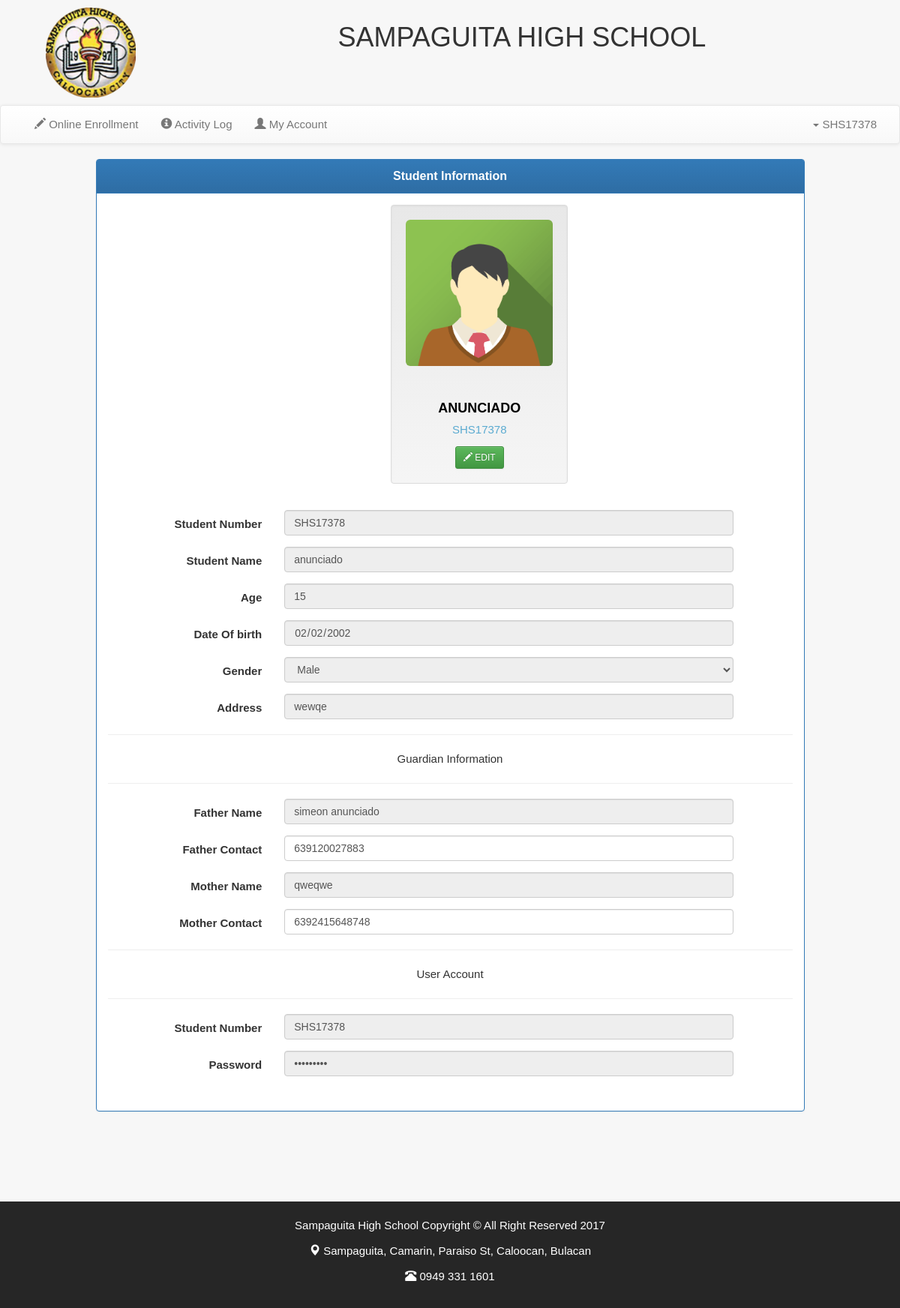
/students/oldstudent.php (signed in), run on the app's committed database.
### tables this page shows
CREATE TABLE `studentdetails` (
  `id` int(11) NOT NULL,
  `stno` varchar(255) NOT NULL,
  `stname` varchar(255) NOT NULL,
  `age` varchar(255) NOT NULL,
  `gender` varchar(255) NOT NULL,
  `dateofbirth` varchar(255) NOT NULL,
  `address` varchar(255) NOT NULL,
  `mothername` varchar(255) NOT NULL,
  `mothercontact` varchar(255) NOT NULL,
  `fathername` varchar(255) NOT NULL,
  `fathercontact` varchar(255) NOT NULL,
  `username` varchar(255) NOT NULL,
  `password` varchar(255) NOT NULL,
  `image` varchar(255) NOT NULL
);

### students/oldstudent.php (the view, shortened to what this page needs)
<?php
	include'db.php';
 ?>
<!DOCTYPE html>
<html>
<head>
      <link rel="stylesheet" type="text/css" href="../css/sweetalert.css" >
    <link rel="stylesheet" href="../css/bootstrap.min.css">
       <link rel="stylesheet" href="../css/style.css">
       <link rel="stylesheet" href="../css/animate.css">
    <link rel="stylesheet" href="../css/bootstrap-theme.min.css">
    <link rel="stylesheet" href="../css/bootstrapValidator.css">
</head>
<body>
 <header class="container text-center animated fadeInDown" id="header-logo" >
 <div class="col-md-2 ">
    <img src="images/logo.png" height="120">
  </div>
  <h1 style="font-style: forte;">SAMPAGUITA HIGH SCHOOL</h1>
</header>
<nav class="navbar navbar-default ">
  <div class="container-fluid">
    <div class="collapse navbar-collapse" id="myNavbar">
      <ul class="nav navbar-nav">
       <li><a href="onlinereg.php"><span class="glyphicon glyphicon-pencil"></span> Online Enrollment</a></li>
          <li><a href="activitylog.php"><span class="glyphicon glyphicon-info-sign"></span>  Activity Log</a></li>
        <li><a href="oldstudent.php"><span class="glyphicon glyphicon-user"></span> My Account </a></li>
      </ul>
            <ul class="nav navbar-nav navbar-right">
         <ul class="nav navbar-nav">
        <li class="dropdown">
        <a href="#" class="dropdown-toggle" data-toggle="dropdown"><span class="caret"></span>  <?php echo $_SESSION['usernameold'];?></a>
        </li>
      </ul>
      </ul>
    </div>
  </div>
</nav>
<?php
	$stno = $_SESSION['dbstno'];
	$id = $_SESSION['dbid'];
	$result = mysqli_query($db, "SELECT * FROM studentdetails WHERE id='$id'");
		if(!empty($stname) || !empty($stgender) || !empty($stbday)){
		$sqlsave="UPDATE studentdetails SET stname='$stname', gender='$stgender', dateofbirth='$stbday', age='$stage', address='$staddress', mothername='$stmother', fathername='$stfather', username='$stusername', password='$stpassword' WHERE stno='$stno'";
		$resultsave  =mysqli_query($db, $sqlsave  );
		if ($resultsave) {
				?>
				<div class="container">
					<div class="row">
						<div class="col-md-1"></div>
						<div class="col-md-10">
							<div class="alert alert-success alert-dismissable fade in">
						    <a href="#" class="close" data-dismiss="alert" aria-label="close">&times;</a>
						    <strong>Success!</strong> Update Infomation!
						    </div>
			   			</div>
					<div class="col-md-1"></div>
				</div>
				</div>
				<?php
			}elseif($photo){
				?>
				<div class="container">
					<div class="row">
						<div class="col-md-1"></div>
						<div class="col-md-10">
							<div class="alert alert-success alert-dismissable fade in">
						    <a href="#" class="close" data-dismiss="alert" aria-label="close">&times;</a>
						    <strong>Success!</strong> Update Photo!
						    </div>
						</div>
					<div class="col-md-1"></div>
				</div>
				</div>
				<?php
			}
	}
	else
	{
		while($row = mysqli_fetch_array($result))
		{
			 $stname = $row['stname'];
			 $stgender = $row['gender'];
			 $stbday = $row['dateofbirth'];
			 $stage = $row['age'];
			 $staddress = $row['address'];
			 $stmother = $row['mothername'];
			 $stmothercontact = $row['mothercontact'];
			 $stfather = $row['fathername'];
			 $stfathercontact = $row['fathercontact'];
			 $stpassword= $row['password'];
		}
	}
?>
<div class="container">
    <div class="row">
		<div class="col-md-1"></div>
		<div class="col-md-10">
		<div class="panel panel-primary">
			<div class="panel-heading">
				<div class="panel-title"><center><b>Student Information </b></center></div>
			</div>
			<div class="panel-body">
			<?php
			$sQl = mysqli_query($db,"SELECT * FROM studentdetails WHERE stno='$stno'");
			$row = mysqli_fetch_array($sQl);
			$img = $row['image'];
			?>
			<form class="form-horizontal" action="oldstudent.php" method="POST" id="Form-validation" enctype="multipart/form-data">
             <div class="form-group">
                <label class="control-label col-sm-5" for="sname"></label>
                <div class="col-sm-3 well">
                <?php
                if ($img === 'default.png') {
                	?>
                <img src="./uploads/default.png " id="image" alt="image" class="img-responsive img-rounded" >
                	<?php
                }else{
                	?>
                <img src="./uploads/<?php echo $img; ?>" id="image" alt="image" class="img-responsive img-rounded" >
                	<?php
                }
                ?>
                <br>
                <div class="profile-user-title">
					<div class="profile-user-stno">	<?php echo$stname; ?></div>
					<div class="profile-user-name">	<?php echo$stno; ?> </div>
				</div>
				<div class="profile-user-button">
				<button class="btn btn-success btn-sm" id="editbtn"><span class="glyphicon glyphicon-pencil"></span> EDIT</button>
				</div>
                </div>
              </div>
               <div class="form-group">
                <label class="control-label col-sm-3" for="sname">Student Number</label>
                <div class="col-sm-8">
                  <input type="text" name="stusername" class="form-control" id="text" disabled value="<?php echo$stno; ?>">
                </div>
              </div>
              <div class="form-group">
                <label class="control-label col-sm-3" for="fname">Student Name</label>
                <div class="col-sm-8">
			    	<input type="text" name="stname" class="form-control" id="text" disabled value="<?php echo$stname; ?>">
                </div>
                </div>
                <div class="form-group">
                <label class="control-label col-sm-3" for="age">Age</label>
                <div class="col-sm-8">
                  <input type="text" class="form-control" id="age" name="age" disabled value="<?php echo$stage; ?>" required>
                </div>
                </div>
                <div class="form-group">
                  <label class="control-label col-sm-3" for="place">Date Of birth</label>
                  <div class="col-sm-8">
					<input type="date" name="stbday" class="form-control" id="text" disabled value="<?php echo$stbday; ?>" required>
                  </div>
                </div>
              <div class="form-group">
                  <label class="control-label col-sm-3" for="gender">Gender</label>
                  <div class="col-sm-8">
                  <select name="stgender" class="form-control" id="text" disabled>
					<option><?php echo$stgender; ?></option>
				  </select>
                  </div>
              </div>
               <div class="form-group">
                  <label class="control-label col-sm-3" for="bday">Address</label>
                  <div class="col-sm-8">
					<input type="text" name="staddress" class="form-control" id="text" disabled value="<?php echo$staddress; ?>">
                  </div>
              </div>
              <hr>
              <p class="text-center"> Guardian Information</p>
              <hr>
              <div class="form-group">
                  <label class="control-label col-sm-3" for="father">Father Name</label>
                  <div class="col-sm-8">
					<input type="text" name="stfather" class="form-control" id="texts" disabled value="<?php echo$stfather; ?>">
                  </div>
              </div>
               <div class="form-group">
                  <label class="control-label col-sm-3" for="fathercontact">Father Contact</label>
                  <div class="col-sm-8">
                  <input type="text" class="form-control" id="fathercontact" name="stfathercontact"  value="<?php echo $stfathercontact;?>"
                   placeholder="Plesae Begin Ex.639....." required>
                  </div>
              </div>
               <div class="form-group">
                  <label class="control-label col-sm-3" for="mother">Mother Name</label>
                  <div class="col-sm-8">
					<input type="text" name="stmother" class="form-control" id="text" disabled value="<?php echo$stmother; ?>">
                  </div>
              </div>
               <div class="form-group">
                  <label class="control-label col-sm-3" for="mothercontact">Mother Contact</label>
                  <div class="col-sm-8">
                  <input type="text" class="form-control" id="mothercontact" name="stmothercontact" value="<?php echo $stmothercontact;?>"
                  placeholder="Plesae Begin Ex.639....." required>
                  </div>
              </div>
              <hr>
              <p class="text-center">User Account</p>
              <hr>
               <div class="form-group">
                  <label class="control-label col-sm-3" for="mothercontact">Student Number</label>
                  <div class="col-sm-8">
                  <input type="text" class="form-control" id="mothercontact" name="mothercontact" disabled value="<?php echo$stno; ?>"
                  required>
                  </div>
              </div>
               <div class="form-group">
                  <label class="control-label col-sm-3" for="mothercontact">Password</label>
                  <div class="col-sm-8">
                  <input type="password" class="form-control" id="mothercontact" name="stpassword"
                  disabled value="<?php echo$stpassword; ?>"  required>
                  </div>
              </div>
            <div class="form-group">
              <div class="col-sm-offset-3 col-sm-10">
              </div>
            </div>
          </form>
			</div>
		</div>
		</div>
		<div class="col-md-1"></div>
	</div>
</div>
   <footer id="footer">
    <p>Sampaguita High School Copyright &copy; All Right Reserved 2017 </p>
    <p><span class="glyphicon glyphicon-map-marker"></span> Sampaguita, Camarin, Paraiso St, Caloocan, Bulacan</p>
    <p><span class="glyphicon glyphicon-phone-alt"></span>  0949 331 1601</p>
  </footer>
</body>
</html>

### css/style.css (style rules this page uses)
body { padding: 0px; margin:0px; font-family: arial,helvetica,sans-serif,verdana; line-height: 1.6em; font-size: 15px; background-color: #f7f7f7; }
#header-logo { padding: 10px; }
#footer { background-color:#262626; color:white; text-align: center; padding: 20px; margin-top: 100px; }
.profile-user-title { text-align: center; margin-top: 20px; }
.profile-user-stno { text-transform: uppercase; color: black; font-weight: bold; font-size: 18px; margin-bottom: 5px; }
.profile-user-name { text-transform: uppercase; color:#5babd1; }
.profile-user-button { text-align: center; margin-top:10px; }

### data on the page
studentdetails: stname "ANUNCIADO", stname "anunciado", age "15", stbday "02/02/2002", stgender "Male", staddress "wewqe", stfather "simeon anunciado", stfathercontact "639120027883", stmother "qweqwe", stmothercontact "6392415648748"

### other printed values
$_SESSION['usernameold'] "SHS17378"
$stno "SHS17378"
